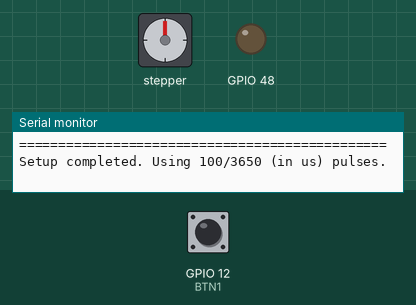
Simulated run of this sketch. Board: ESP32-S3. On the bench: stepper motor, output pins drawn as LEDs (lit = HIGH), the last lines printed to the serial monitor. Wiring (inferred from the names in the program): stepper motor driver (200 steps per turn assumed): step GPIO 8; direction GPIO 9. The inputs (shaded band) are chosen by the test bench; at power-on: GPIO 12 (BTN1) LOW. Pins used as bus, display or sensor lines are not drawn.

Above: at 1.2 s.
1.3 s: GPIO 12 (BTN1) pulled HIGH for 0.15 s
At 3.1 s:
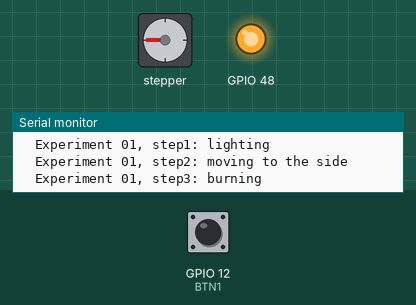
At 5.6 s:
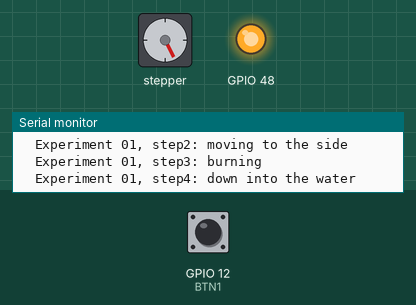
Timing chart, 0 to 9.2 s (numbered marks = the images above; inputs shaded):
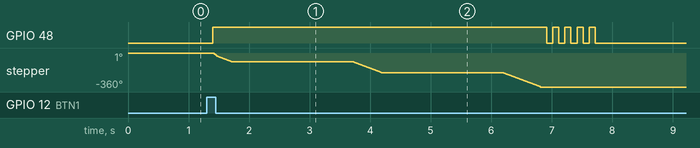

The sketch:

prj03.ino
```cpp
//driver_signal MCU_pin
//      VDD     3.3V
#define STEP    8
#define DIR     9
//      GND     GND
#define BTN1    12
// LED_BUILTIN  13

// all in us; 400 pulses/rotation in full-step mode
//
//     pulse | time/rotation
// min. 2000 | 0.8s
//      2500 | 1.0s
// max  5000 | 2.0s
long int pulse = 3750;  // time for one pulse (pulse+pause)

long int ppulse = 100;  // pulse width, 100us is enough
long int npulse = pulse - ppulse; // waittime till whole pulse is finished
int direction = LOW;  // CCW

boolean btn1_prev_state = LOW;
int experiment_no = 0;

void setup()
{
	Serial.begin(115200);
  Serial.println("\n\n\n\n\n\n===============================================");

  pinMode(BTN1, INPUT);

  pinMode(LED_BUILTIN, OUTPUT);
  digitalWrite(LED_BUILTIN, LOW);

	pinMode(STEP,	OUTPUT); digitalWrite(STEP,	LOW);
	pinMode(DIR,	OUTPUT); digitalWrite(DIR,	direction);

  Serial.printf("Setup completed. Using %d/%d (in us) pulses.\n", ppulse, npulse);
}

void loop()
{
  boolean btn1_state = digitalRead(BTN1);
  if (btn1_state == HIGH && btn1_prev_state == LOW)
  {
    delay (100);
    Serial.println("NOTE: BTN1 pressed!");
    ignition();
  }
  btn1_prev_state = btn1_state;
}

void ignition()
{
  experiment_no++;
  digitalWrite(LED_BUILTIN, HIGH);

  Serial.printf("===|experiement %02d|===\n", experiment_no);

  digitalWrite(DIR, direction); delayMicroseconds(npulse);

  Serial.printf("\tExperiment %02d, step1: lighting\n", experiment_no);
  for (int i=0; i<20; i++)
  {
    digitalWrite(STEP, HIGH); delayMicroseconds(ppulse);
	  digitalWrite(STEP, LOW);  delayMicroseconds(npulse);
  }

  Serial.printf("\tExperiment %02d, step2: moving to the side\n", experiment_no);
  for (int i=0; i<30; i++)
  {
    digitalWrite(STEP, HIGH); delayMicroseconds(ppulse);
	  digitalWrite(STEP, LOW);  delayMicroseconds(npulse*2);
  }

  Serial.printf("\tExperiment %02d, step3: burning\n", experiment_no);
  delay(2000); // ms

  Serial.printf("\tExperiment %02d, step4: down into the water\n", experiment_no);
	for (int i=0; i<65; i++)
  {
    digitalWrite(STEP, HIGH); delayMicroseconds(ppulse);
	  digitalWrite(STEP, LOW);  delayMicroseconds(npulse*2);
  }
  delay(2000); // ms

  Serial.printf("\tExperiment %02d, step5: out of the water\n", experiment_no);
	for (int i=0; i<85; i++)
  {
    digitalWrite(STEP, HIGH); delayMicroseconds(ppulse);
	  digitalWrite(STEP, LOW);  delayMicroseconds(npulse*2);
  }
  Serial.printf("===|experiement %02d finished|===\n", experiment_no);
  Serial.println("Change the match, position the arrow and press the button!");
  blink_fast(5);
  digitalWrite(LED_BUILTIN, LOW);
}

void blink_fast(int times)
{
  digitalWrite(LED_BUILTIN, LOW);
  for (int i=0; i<times; i++)
  {
    digitalWrite(LED_BUILTIN, HIGH); delay(100);
    digitalWrite(LED_BUILTIN, LOW); delay(100);
  }
}
```

Measured:
- after the input at 1.3 s, GPIO 48: LOW → HIGH after 0.10 s, then repeats every 0.20 s: LOW 0.10 s, HIGH 0.10 s, until it stays LOW from 7.7 s; stepper: turns 90° counter-clockwise in 0.28 s, then 117° counter-clockwise in 0.48 s, then 153° counter-clockwise in 0.62 s
